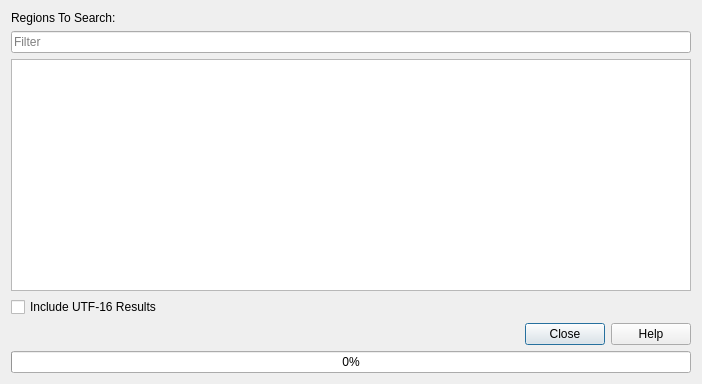
<?xml version="1.0" encoding="UTF-8"?>
<ui version="4.0">
 <author>Evan Teran</author>
 <class>ProcessPropertiesPlugin::DialogStrings</class>
 <widget class="QDialog" name="ProcessPropertiesPlugin::DialogStrings">
  <property name="geometry">
   <rect>
    <x>0</x>
    <y>0</y>
    <width>702</width>
    <height>384</height>
   </rect>
  </property>
  <property name="windowTitle">
   <string>String Search</string>
  </property>
  <layout class="QVBoxLayout" name="verticalLayout">
   <item>
    <widget class="QLabel" name="lblRegions">
     <property name="text">
      <string>Regions To Search:</string>
     </property>
    </widget>
   </item>
   <item>
    <widget class="QLineEdit" name="txtSearch">
     <property name="text">
      <string/>
     </property>
     <property name="placeholderText">
      <string>Filter</string>
     </property>
     <property name="clearButtonEnabled">
      <bool>true</bool>
     </property>
    </widget>
   </item>
   <item>
    <widget class="QTableView" name="tableView">
     <property name="font">
      <font>
       <family>Monospace</family>
      </font>
     </property>
     <property name="editTriggers">
      <set>QAbstractItemView::NoEditTriggers</set>
     </property>
     <property name="alternatingRowColors">
      <bool>true</bool>
     </property>
     <property name="selectionMode">
      <enum>QAbstractItemView::SingleSelection</enum>
     </property>
     <property name="selectionBehavior">
      <enum>QAbstractItemView::SelectRows</enum>
     </property>
     <property name="sortingEnabled">
      <bool>true</bool>
     </property>
     <property name="wordWrap">
      <bool>false</bool>
     </property>
     <attribute name="horizontalHeaderStretchLastSection">
      <bool>true</bool>
     </attribute>
    </widget>
   </item>
   <item>
    <widget class="QCheckBox" name="search_unicode">
     <property name="text">
      <string>Include UTF-16 Results</string>
     </property>
    </widget>
   </item>
   <item>
    <widget class="QDialogButtonBox" name="buttonBox">
     <property name="standardButtons">
      <set>QDialogButtonBox::Close|QDialogButtonBox::Help</set>
     </property>
    </widget>
   </item>
   <item>
    <widget class="QProgressBar" name="progressBar">
     <property name="value">
      <number>0</number>
     </property>
     <property name="orientation">
      <enum>Qt::Horizontal</enum>
     </property>
    </widget>
   </item>
  </layout>
 </widget>
 <resources/>
 <connections>
  <connection>
   <sender>buttonBox</sender>
   <signal>accepted()</signal>
   <receiver>ProcessPropertiesPlugin::DialogStrings</receiver>
   <slot>accept()</slot>
   <hints>
    <hint type="sourcelabel">
     <x>644</x>
     <y>326</y>
    </hint>
    <hint type="destinationlabel">
     <x>671</x>
     <y>282</y>
    </hint>
   </hints>
  </connection>
  <connection>
   <sender>buttonBox</sender>
   <signal>rejected()</signal>
   <receiver>ProcessPropertiesPlugin::DialogStrings</receiver>
   <slot>reject()</slot>
   <hints>
    <hint type="sourcelabel">
     <x>532</x>
     <y>331</y>
    </hint>
    <hint type="destinationlabel">
     <x>516</x>
     <y>283</y>
    </hint>
   </hints>
  </connection>
 </connections>
</ui>
